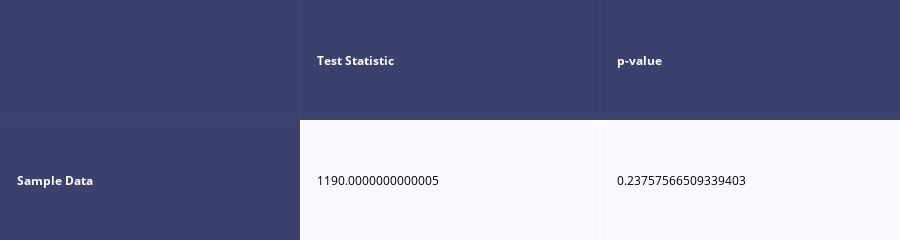

Notebook code for this chart:
### Code cell
################Chi-Square Test ################

count=pd.crosstab(data["unit_a"],data["unit_b"])
count
Chisquares_results=scipy.stats.chi2_contingency(count)
#help(scipy.stats.chi2_contingency)
Chisquares_results
Chi_square=[['','Test Statistic','p-value'],['Sample Data',Chisquares_results[0],Chisquares_results[1]]]
chisample_results=py.figure_factory.create_table(Chi_square,index=True)
chisample_results

### Figure 1 — Plotly figure (JSON) as saved in the notebook; plotly's stock layout.template omitted (floating-point values rounded to 4 significant figures)
{"data": [{"colorscale": [[0, "#00083e"], [0.5, "#ededee"], [1, "#ffffff"]], "hoverinfo": "none", "opacity": 0.75, "showscale": false, "type": "heatmap", "z": [[0, 0, 0], [0, 0.5, 0.5]]}], "layout": {"annotations": [{"align": "left", "font": {"color": "#ffffff"}, "showarrow": false, "text": "<b></b>", "x": -0.45, "xanchor": "left", "xref": "x", "y": 0, "yref": "y"}, {"align": "left", "font": {"color": "#ffffff"}, "showarrow": false, "text": "<b>Test Statistic</b>", "x": 0.55, "xanchor": "left", "xref": "x", "y": 0, "yref": "y"}, {"align": "left", "font": {"color": "#ffffff"}, "showarrow": false, "text": "<b>p-value</b>", "x": 1.55, "xanchor": "left", "xref": "x", "y": 0, "yref": "y"}, {"align": "left", "font": {"color": "#ffffff"}, "showarrow": false, "text": "<b>Sample Data</b>", "x": -0.45, "xanchor": "left", "xref": "x", "y": 1, "yref": "y"}, {"align": "left", "font": {"color": "#000000"}, "showarrow": false, "text": "1190.0000000000005", "x": 0.55, "xanchor": "left", "xref": "x", "y": 1, "yref": "y"}, {"align": "left", "font": {"color": "#000000"}, "showarrow": false, "text": "0.23757566509339403", "x": 1.55, "xanchor": "left", "xref": "x", "y": 1, "yref": "y"}], "height": 110, "margin": {"b": 0, "l": 0, "r": 0, "t": 0}, "xaxis": {"dtick": 1, "gridwidth": 2, "showticklabels": false, "tick0": -0.5, "ticks": "", "zeroline": false}, "yaxis": {"autorange": "reversed", "dtick": 1, "gridwidth": 2, "showticklabels": false, "tick0": 0.5, "ticks": "", "zeroline": false}}}
